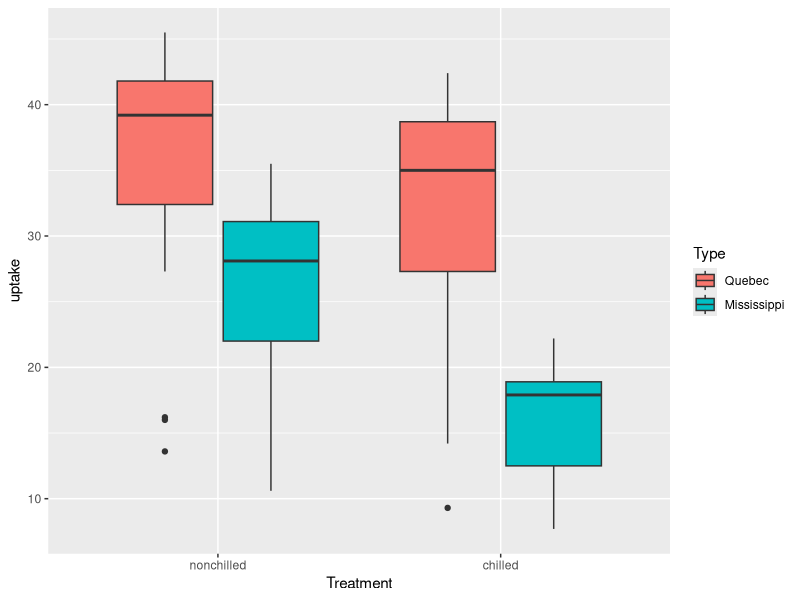

Recreate this plot in R.
#Assignment 4 02 Feb
setwd("~/Documents/MICHIGAN/538 stats/Lab 5")
library(ggplot2)

data(CO2)

####Exercise 1
CO2.aov = aov(uptake~Treatment + Type,data=CO2)
Effects=model.tables(CO2.aov,"effects",se=TRUE)
Effects$tables$Treatment
Effects$tables$Type
#These effects represent the expected change from the grand mean that occurs when a sample comes from each of the treatment groups
#For instance, a nonchilled sample will have an uptake of 3.4 greater than an average sample, with mean uptake of 27.2.
#The effects of Type are greater than the effects of Treatment (6.3 > 3.4)

####Exercise 2
ggplot(aes(y=uptake,x=Treatment,fill=Type),data=CO2) + geom_boxplot()
CO2.aov.lm = lm(uptake~Treatment + Type , data=CO2)
summary(CO2.aov.lm)

#Compared to a baseline of samples from the (nonchilled and Quebec) group,
#a change to a chilled sample decreases uptake by 6.8
#a change to Mississippi decreases uptake by 12.6
#both of these are significant changes with p<0.05
#this assessment ignores interaction terms and assumes linearity

#a better model, although still one constrained by linearity, would include the interaction term:
CO2.aov.lm2 = lm(uptake~Treatment + Type + Treatment*Type , data=CO2)
summary(CO2.aov.lm2)
#Here, we calculate that compared to the same baseline (nonchilled + Quebec), with mean uptake 35.3:
##a change to a chilled sample decreases mean uptake by 3.6
##a change to Mississippi decreases uptake by 9.38
##a change to a chilled sample from Mississippi involves all 3 coefficients:
###uptake is decreased by (3.5 + 9.4 + 6.6 = 19.5)